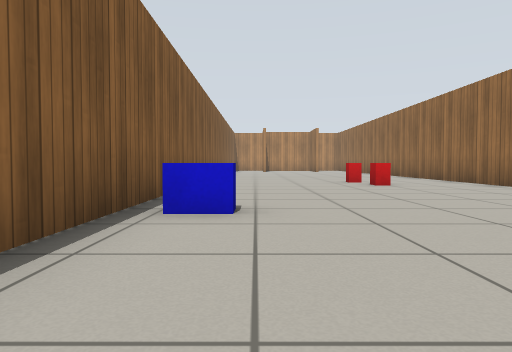
[1] (above)

19 first-person views from a walk through a robot-simulator world made for Gazebo. The camera is 0.5 m above the floor, tilts 2° down and sees 70° across. Floor lines are 1 m apart. The floor is counted in squares, 1 m on a side. Each view is taken from the middle of a square. On the plan, view 1 faces up. The plan holds only what a view shows up to about 9 squares ahead; the rest is blank. Simple patterns stand in for the simulator's built-in surfaces.

[2]
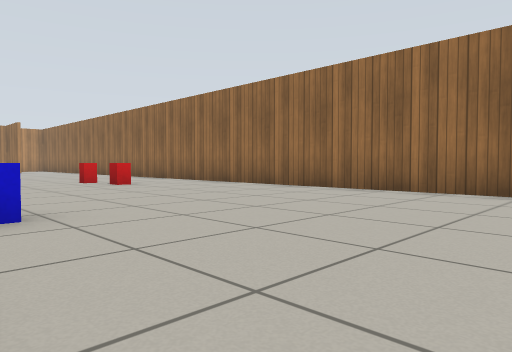

[3]
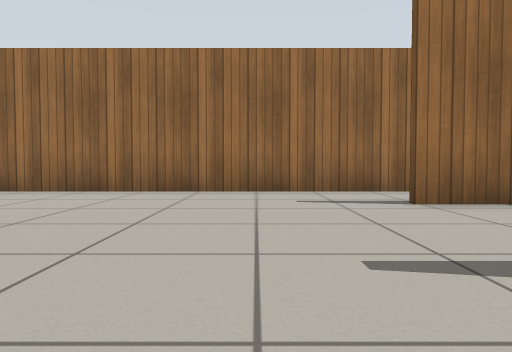

[4]
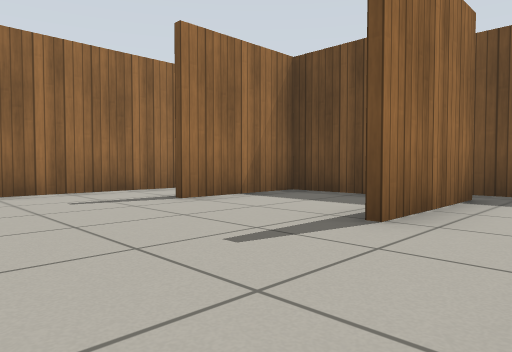

[5]
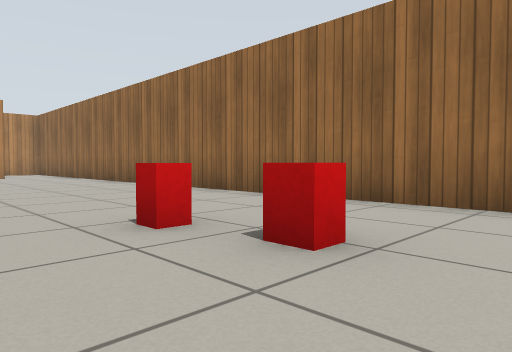

[6]
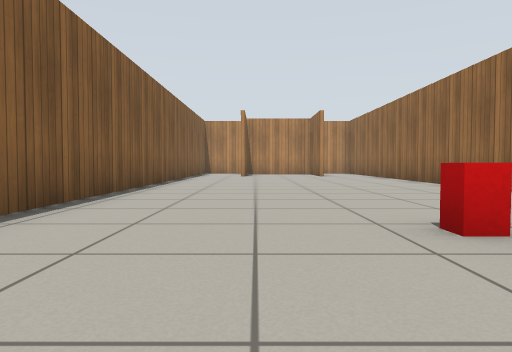

[7]
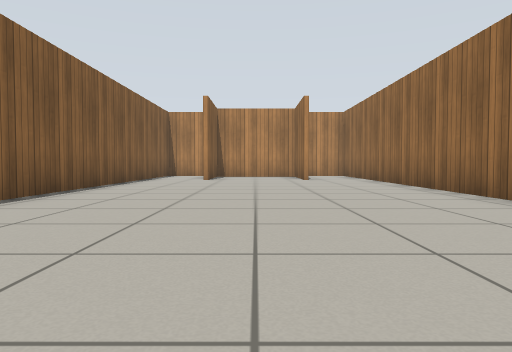

[8]
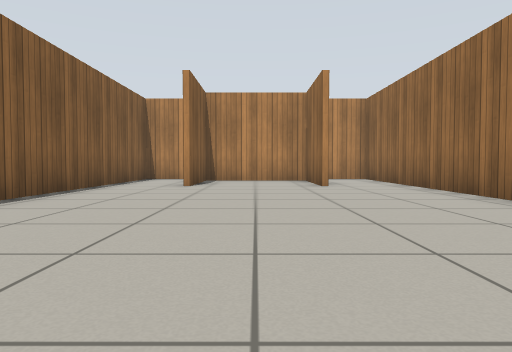

[9]
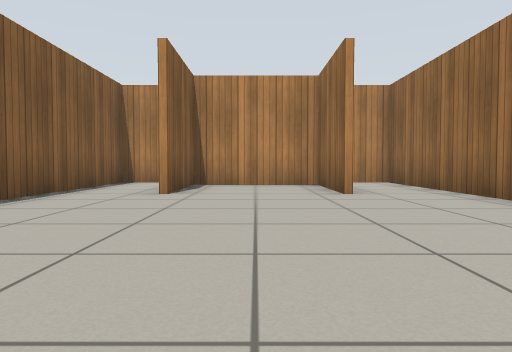

[10]
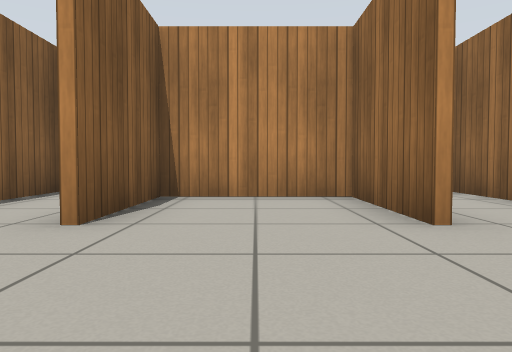

[11]
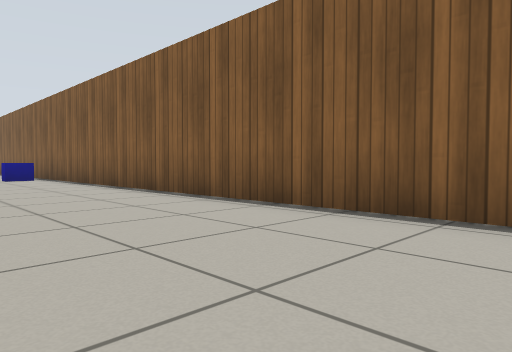

[12]
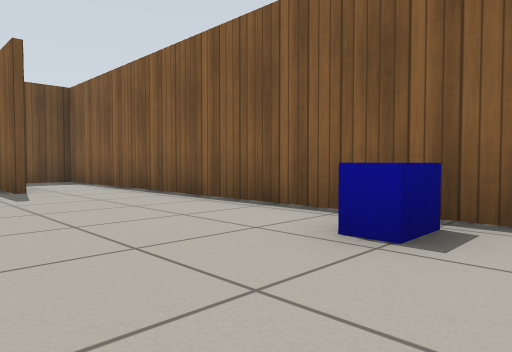

[13]
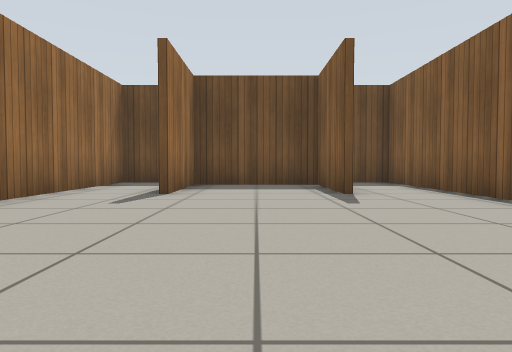

[14]
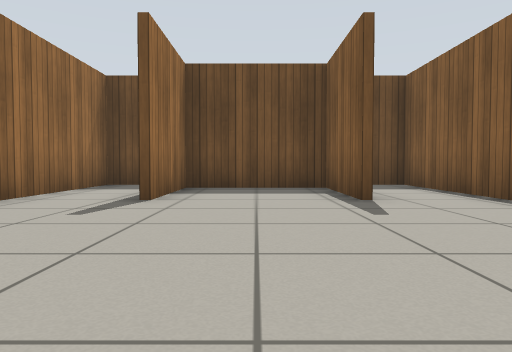

[15]
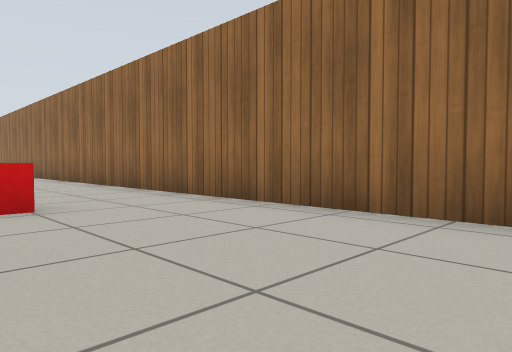

[16]
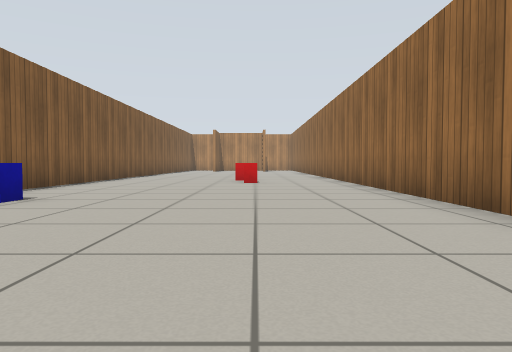

[17]
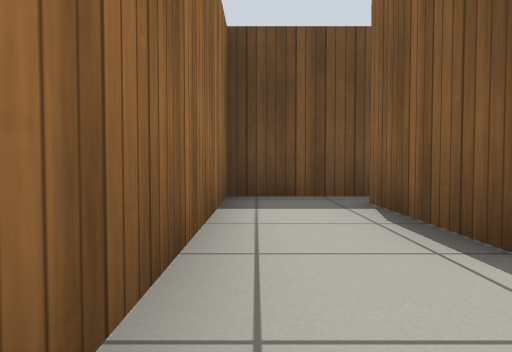

[18]
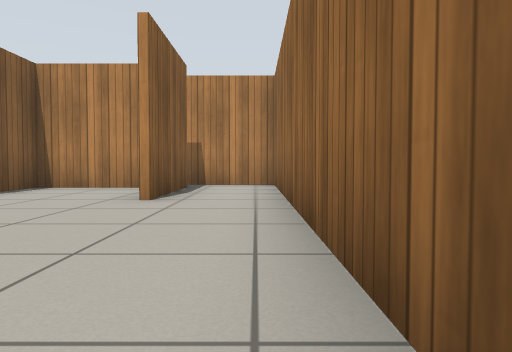

[19]
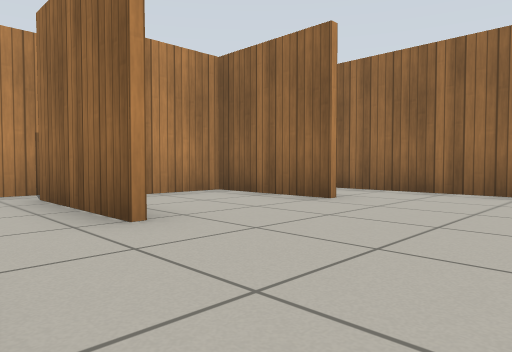

### Floor plan
Points are (right, up) in squares from view 1. A wall is a line through its corners. A room is listed if a view was taken in it or the views show most of it. See-through windows are left out.
Room 1 (views 1, 2, 3, 4, 5, 6, 7, 8, 9, 10, 11, 12, 13, 14, 15, 16, 17, 18, 19)
walls: (3.4, 20.9) (3.4, 23.4) (0.6, 23.4) (0.6, 20.9); (0.4, 20.9) (0.4, 23.6); (0.6, -1.9) (0.6, -4.4) (3.4, -4.4) (3.4, -1.9); (3.6, -2) (3.6, -4.6); (3.6, 23.6) (3.6, 20.9); (0.8, 24.4) (0.1, 24.4); (0.4, -4.6) (0.4, -1.9); (-1.4, 24.4) (-1.4, -5.4) (0.7, -5.4); (5.4, -4.4) (5.4, 24.4) (3.4, 24.4)
ways out: opening at (5, -5) to room 2
objects: blue box (-1, 4) to (0, 4); red box (3, 8); red post (3, 10)
Room 2 (no view inside)
walls: (3.2, -5.4) (5.4, -5.4) (5.4, -4.4)
ways out: opening at (5, -5) to room 1

Positions as (right, up) in squares from view 1, and headings:
1: (0, 0), facing up
2: (-1, 0), facing up-right
3: (-1, 0), facing right
4: (-1, 1), facing down-right
5: (1, 7), facing up-right
6: (1, 7), facing up
7: (2, 10), facing up
8: (2, 13), facing up
9: (2, 15), facing up
10: (2, 18), facing up
11: (2, 16), facing down-left
12: (2, 5), facing down-left
13: (2, 4), facing down
14: (2, 3), facing down
15: (2, 4), facing up-right
16: (3, -1), facing up
17: (5, 0), facing down
18: (5, 16), facing up
19: (-1, 18), facing up-right
